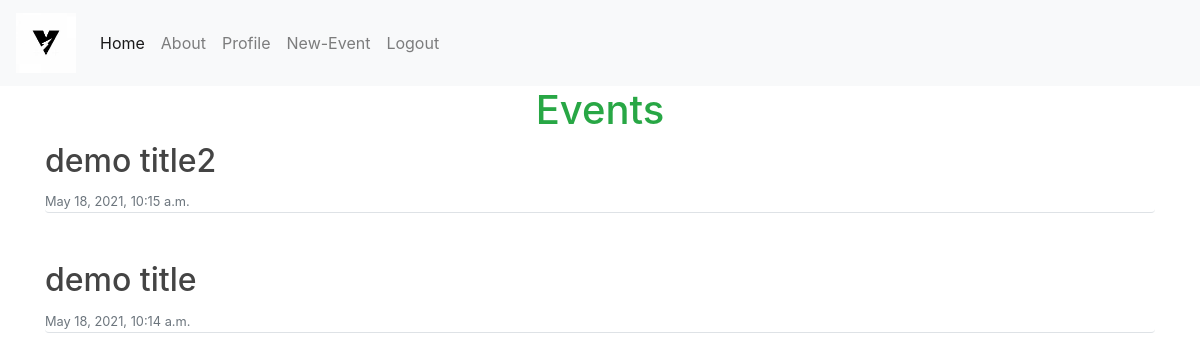
The app's page / (signed in), older data.
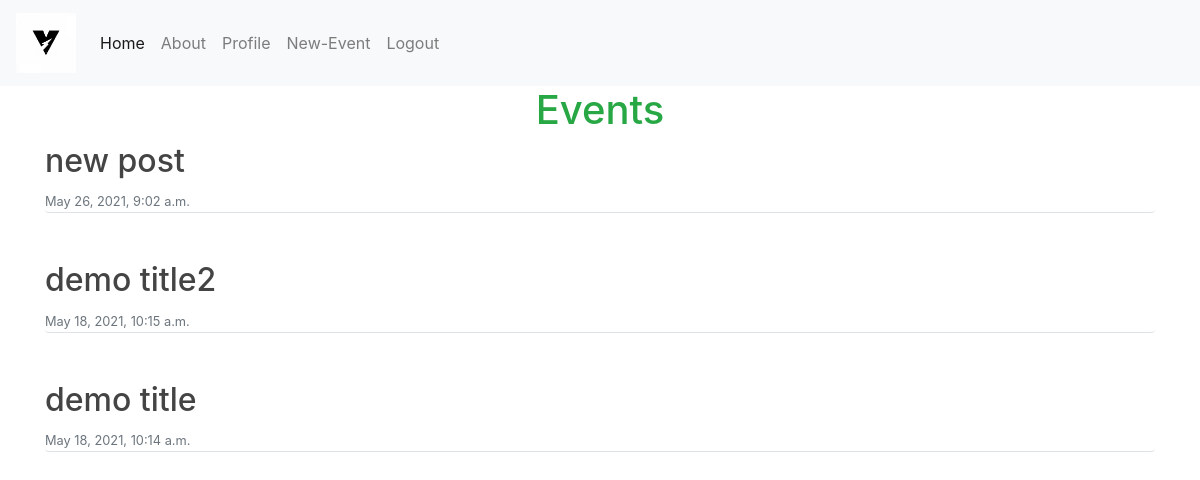
The same page, newer data.
### vjc/models.py (models this page shows, shortened)
class Events(models.Model):
    title = models.CharField(max_length=200)
    about_event = models.TextField()
    date_posted = models.DateTimeField(auto_now_add=True)
    organiser = models.ForeignKey(User, on_delete=models.CASCADE)
    invite_link = models.CharField(max_length=200)
    event_loc = models.CharField(max_length=200)

### vjc/views.py (the view)
# urls.py: path('', EventListView.as_view(), name ="web_home"),
class EventListView(ListView):
	model = Events
	template_name = 'vjc/tmp.html'
	context_object_name = 'events'
	ordering = ['-date_posted']

### vjc/templates/vjc/tmp.html
{% extends 'vjc/shared/base.html'%}
{% block content%}
<div class="container">
<h1 class="text text-success text-center ">Events</h1>
    {%if user.is_authenticated %}
            {% for event in events %}
            <div class=" mb-5 border-bottom rounded">
                <h2><a class="article-title" href="{% url 'web_events_detail' event.id %}">{{ event.title }}</a></h2>
                <small class="text-muted">{{ event.date_posted }}</small>
            </div>
        {% endfor%}
    {% else %}
            <h2 class="text text-danger text-center">Register/Login First</h2>
            <h4 class="text-muted mt-4"> This is an Event Portal made for <u>Viswajyoti College of Engineering and Technology, Vazhakulam</u> where students can create a unique account and register for events.
            </h4>
    {% endif %}
{% endblock content%}

### vjc/templates/vjc/shared/base.html (shortened to what this page needs)
{% load static %}
<!doctype html>
<html lang="en">
  <head>
    <link rel="stylesheet" href="https://stackpath.bootstrapcdn.com/bootstrap/4.3.1/css/bootstrap.min.css">
    <link rel="stylesheet" href="{% static 'css/style.css' %}">
</head>
  <body>
    {% include 'vjc/shared/nav.html'%}
    {% block content%}
    {% endblock content%}
  </body>
</html>

### vjc/templates/vjc/shared/nav.html (shortened to what this page needs)
{% load static %}
<nav class="navbar navbar-expand-sm navbar-light bg-light">
    <a class="navbar-brand" href="{% url 'web_home' %}">
        <img src = "{% static 'img/v_logo.jpeg' %}" id= "img-logo">
    </a>
    <div class="collapse navbar-collapse" id="collapsibleNavId">
        <ul class="navbar-nav mr-auto mt-2 mt-lg-0 d-flex">
            <li class="nav-item active">
                <a class="nav-link" href="{% url 'web_home' %}">Home <span class="sr-only">(current)</span></a>
            </li>
            <li class="nav-item">
                <a class="nav-link" href="{% url 'web_about' %}">About</a>
            </li>
            {% if user.is_authenticated %}
                <li class="nav-item">
                    <a class="nav-link"  href="{% url 'web_profile' %}">Profile</a>
                </li>
                <li class="nav-item">
                    <a class="nav-link"  href="{% url 'web_events_create' %}">New-Event</a>
                </li>
                <li class="nav-item">
                    <a class="nav-link"  href="{% url 'web_logout' %}">Logout</a>
                </li>
            {% endif %}
        </ul>
    </div>
</nav>

### static/css/style.css (style rules this page uses)
.article-title { color: #444444; }

### vjc/templates/vjc/shared/base.html (style rules this page uses)
#img-logo { height: 60px }

Row changes from the older to the newer data that the page shows:
added Events: title "new post", date_posted "May 26, 2021, 9:02 a.m."
